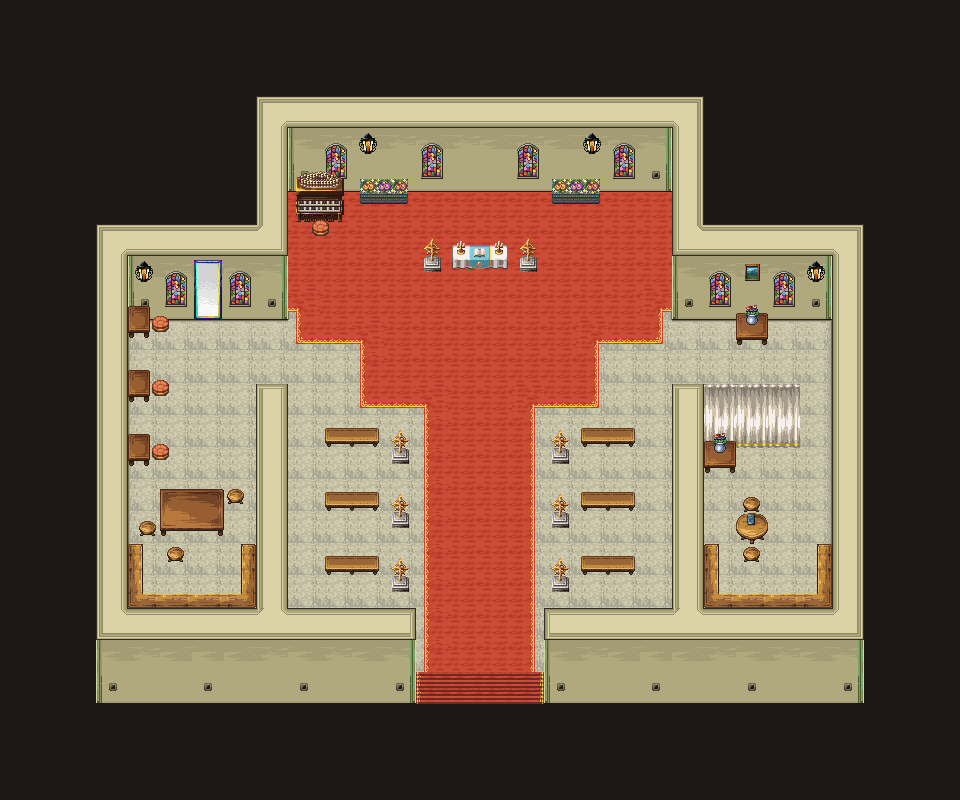

The image is a tile-based game level rendered from a .tmx file. Its description and source (layers, tilesets, objects; grid data summarised) follow:
An orthogonal 30x25 tile map with 32x32 px tiles, 10 tile layers (black, floor, carpet, wall1, ...).

<map version="1.9" tiledversion="1.9.1" orientation="orthogonal" renderorder="right-down" width="30" height="25" tilewidth="32" tileheight="32" infinite="0" nextlayerid="11" nextobjectid="1">
  <tileset firstgid="1" source="../31_tsx/31_Desert_towns_3x.tsx" />
  <layer id="1" name="black" width="30" height="25">
    <data>[750 cells, 334 non-empty, 1 distinct tile ids]</data>
  </layer>
  <layer id="4" name="floor" width="30" height="25">
    <data>[750 cells, 300 non-empty, 6 distinct tile ids]</data>
  </layer>
  <layer id="6" name="carpet" width="30" height="25">
    <data>[750 cells, 112 non-empty, 11 distinct tile ids]</data>
  </layer>
  <layer id="2" name="wall1" width="30" height="25">
    <data>[750 cells, 152 non-empty, 22 distinct tile ids]</data>
  </layer>
  <layer id="5" name="furniture1" width="30" height="25">
    <data>[750 cells, 61 non-empty, 21 distinct tile ids]</data>
  </layer>
  <layer id="8" name="furniture2" width="30" height="25">
    <data>[750 cells, 34 non-empty, 17 distinct tile ids]</data>
  </layer>
  <layer id="9" name="furniture3" width="30" height="25">
    <data>[750 cells, 10 non-empty, 8 distinct tile ids]</data>
  </layer>
  <layer id="10" name="chara" width="30" height="25">
    <data>[750 cells, 0 non-empty, 0 distinct tile ids]</data>
  </layer>
  <layer id="7" name="furniture4" width="30" height="25">
    <data>[750 cells, 21 non-empty, 10 distinct tile ids]</data>
  </layer>
  <layer id="3" name="wall2" width="30" height="25">
    <data>[750 cells, 20 non-empty, 6 distinct tile ids]</data>
  </layer>
</map>
